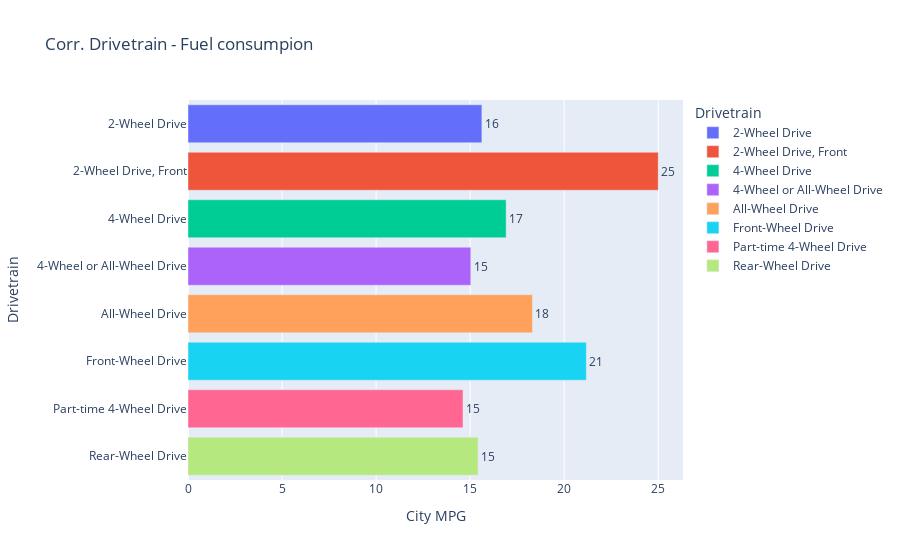

Source (notebook cell):
### Code cell
## plot with plotly 
fig = px.bar(drivetrain, x='City MPG', y=drivetrain.index, 
             color=drivetrain.index, text_auto='.2s',
             title="Corr. Drivetrain - Fuel consumpion")
fig.update_traces(textfont_size=12, textangle=0, textposition="outside", cliponaxis=False)
fig.show()

### Figure 1 — Plotly figure (JSON) as saved in the notebook; plotly's stock layout.template omitted (floating-point values rounded to 4 significant figures)
{"data": [{"alignmentgroup": "True", "cliponaxis": false, "hovertemplate": "Drivetrain=%{y}<br>City MPG=%{x}<extra></extra>", "legendgroup": "2-Wheel Drive", "marker": {"color": "#636efa", "pattern": {"shape": ""}}, "name": "2-Wheel Drive", "offsetgroup": "2-Wheel Drive", "orientation": "h", "showlegend": true, "textangle": 0, "textfont": {"size": 12}, "textposition": "outside", "texttemplate": "%{x:.2s}", "type": "bar", "x": [15.62], "xaxis": "x", "y": ["2-Wheel Drive"], "yaxis": "y"}, {"alignmentgroup": "True", "cliponaxis": false, "hovertemplate": "Drivetrain=%{y}<br>City MPG=%{x}<extra></extra>", "legendgroup": "2-Wheel Drive, Front", "marker": {"color": "#EF553B", "pattern": {"shape": ""}}, "name": "2-Wheel Drive, Front", "offsetgroup": "2-Wheel Drive, Front", "orientation": "h", "showlegend": true, "textangle": 0, "textfont": {"size": 12}, "textposition": "outside", "texttemplate": "%{x:.2s}", "type": "bar", "x": [25], "xaxis": "x", "y": ["2-Wheel Drive, Front"], "yaxis": "y"}, {"alignmentgroup": "True", "cliponaxis": false, "hovertemplate": "Drivetrain=%{y}<br>City MPG=%{x}<extra></extra>", "legendgroup": "4-Wheel Drive", "marker": {"color": "#00cc96", "pattern": {"shape": ""}}, "name": "4-Wheel Drive", "offsetgroup": "4-Wheel Drive", "orientation": "h", "showlegend": true, "textangle": 0, "textfont": {"size": 12}, "textposition": "outside", "texttemplate": "%{x:.2s}", "type": "bar", "x": [16.91], "xaxis": "x", "y": ["4-Wheel Drive"], "yaxis": "y"}, {"alignmentgroup": "True", "cliponaxis": false, "hovertemplate": "Drivetrain=%{y}<br>City MPG=%{x}<extra></extra>", "legendgroup": "4-Wheel or All-Wheel Drive", "marker": {"color": "#ab63fa", "pattern": {"shape": ""}}, "name": "4-Wheel or All-Wheel Drive", "offsetgroup": "4-Wheel or All-Wheel Drive", "orientation": "h", "showlegend": true, "textangle": 0, "textfont": {"size": 12}, "textposition": "outside", "texttemplate": "%{x:.2s}", "type": "bar", "x": [15.04], "xaxis": "x", "y": ["4-Wheel or All-Wheel Drive"], "yaxis": "y"}, {"alignmentgroup": "True", "cliponaxis": false, "hovertemplate": "Drivetrain=%{y}<br>City MPG=%{x}<extra></extra>", "legendgroup": "All-Wheel Drive", "marker": {"color": "#FFA15A", "pattern": {"shape": ""}}, "name": "All-Wheel Drive", "offsetgroup": "All-Wheel Drive", "orientation": "h", "showlegend": true, "textangle": 0, "textfont": {"size": 12}, "textposition": "outside", "texttemplate": "%{x:.2s}", "type": "bar", "x": [18.31], "xaxis": "x", "y": ["All-Wheel Drive"], "yaxis": "y"}, {"alignmentgroup": "True", "cliponaxis": false, "hovertemplate": "Drivetrain=%{y}<br>City MPG=%{x}<extra></extra>", "legendgroup": "Front-Wheel Drive", "marker": {"color": "#19d3f3", "pattern": {"shape": ""}}, "name": "Front-Wheel Drive", "offsetgroup": "Front-Wheel Drive", "orientation": "h", "showlegend": true, "textangle": 0, "textfont": {"size": 12}, "textposition": "outside", "texttemplate": "%{x:.2s}", "type": "bar", "x": [21.17], "xaxis": "x", "y": ["Front-Wheel Drive"], "yaxis": "y"}, {"alignmentgroup": "True", "cliponaxis": false, "hovertemplate": "Drivetrain=%{y}<br>City MPG=%{x}<extra></extra>", "legendgroup": "Part-time 4-Wheel Drive", "marker": {"color": "#FF6692", "pattern": {"shape": ""}}, "name": "Part-time 4-Wheel Drive", "offsetgroup": "Part-time 4-Wheel Drive", "orientation": "h", "showlegend": true, "textangle": 0, "textfont": {"size": 12}, "textposition": "outside", "texttemplate": "%{x:.2s}", "type": "bar", "x": [14.62], "xaxis": "x", "y": ["Part-time 4-Wheel Drive"], "yaxis": "y"}, {"alignmentgroup": "True", "cliponaxis": false, "hovertemplate": "Drivetrain=%{y}<br>City MPG=%{x}<extra></extra>", "legendgroup": "Rear-Wheel Drive", "marker": {"color": "#B6E880", "pattern": {"shape": ""}}, "name": "Rear-Wheel Drive", "offsetgroup": "Rear-Wheel Drive", "orientation": "h", "showlegend": true, "textangle": 0, "textfont": {"size": 12}, "textposition": "outside", "texttemplate": "%{x:.2s}", "type": "bar", "x": [15.42], "xaxis": "x", "y": ["Rear-Wheel Drive"], "yaxis": "y"}], "layout": {"barmode": "relative", "legend": {"title": {"text": "Drivetrain"}, "tracegroupgap": 0}, "title": {"text": "Corr. Drivetrain - Fuel consumpion"}, "xaxis": {"anchor": "y", "domain": [0, 1], "title": {"text": "City MPG"}}, "yaxis": {"anchor": "x", "categoryarray": ["Rear-Wheel Drive", "Part-time 4-Wheel Drive", "Front-Wheel Drive", "All-Wheel Drive", "4-Wheel or All-Wheel Drive", "4-Wheel Drive", "2-Wheel Drive, Front", "2-Wheel Drive"], "categoryorder": "array", "domain": [0, 1], "title": {"text": "Drivetrain"}}}}
